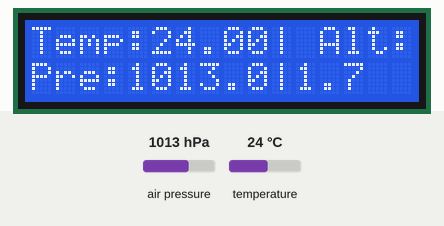
Simulated run of this sketch. Board: Arduino Uno, built with avr-gcc and run on an emulated ATmega328P. Shown: 16×2 character LCD. Inputs (shaded band) come from the test bench; at power-on: air pressure 1013 hPa, temperature 24 °C. EEPROM starts erased.

Above: at 2.2 s.
2.3 s: air pressure set to 952 hPa
At 4.4 s:
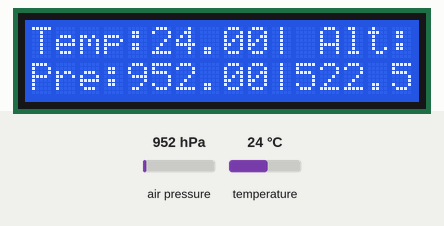
4.7 s: temperature set to 12 °C
At 6.5 s:
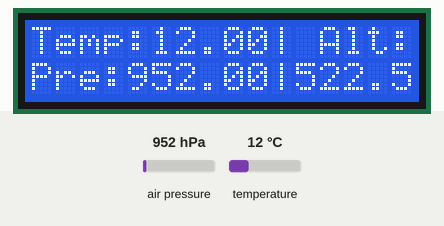
6.8 s: air pressure set to 975 hPa
At 8.6 s:
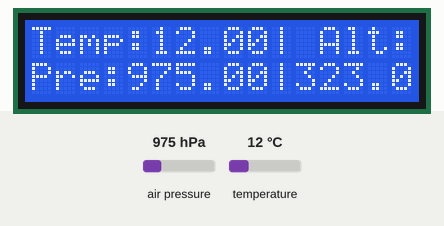
9.0 s: temperature set to 19 °C
At 10.7 s:
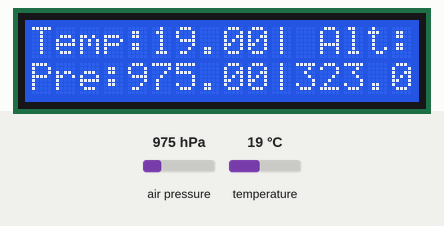
Timing chart, 0 to 12.1 s (numbered marks = the images above; inputs shaded):
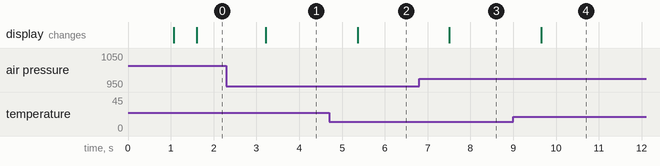

Measured:
- after the input at 2.3 s, the display: changes after 0.92 s (image 1)
- after the input at 4.7 s, the display: changes after 0.66 s (image 2)
- after the input at 6.8 s, the display: changes after 0.71 s (image 3)
- after the input at 9.0 s, the display: changes after 0.65 s (image 4)

The sketch:

BMP180_V1.5_20170713.ino
```cpp
//20170713,Mobile Weather Station,by Hou Wenxuan
//Under CC BY-SA 3.0 CN
//V1.3_BETA
//          :)
/*
  Any Arduino pins labeled:  SDA  SCL
  Uno, Redboard, Pro:        A4   A5
  Mega2560, Due:             20   21
  Leonardo:                   2    3
*/
//#include <Wire.h>

#include <SFE_BMP180.h>
#include <EEPROM.h>
#include <LiquidCrystal.h>

#define C_TIME 500 //Cycle Time in Loop

SFE_BMP180 pressure;
LiquidCrystal lcd(12, 11, 5, 4, 3, 2);

int addr = 0;
double T[119];
int addrT = 0;

void setup() {

  //int n; //just a number :)

  /*Serial.begin(9600);
    Serial.println("BOOTing~");
    if (pressure.begin())//Try to boot BMP180
    Serial.println("BMP180 init success");
    else
    {
    Serial.println("BMP180 init fail (disconnected?)\n\n");
    while (1); // Pause forever.
    }*/

  if (!pressure.begin()) {
    while (1);
  }

  if (EEPROM.read(0) == 0) {  //EEPROM(0)==0 means no data in it,or means the next available ADDR..
    addr = 1;
  }
  else {
    addr = EEPROM.read(0);
  }

  for (int num = 0; num < 119; ++num) {//Clear thr Array
    T[num] = 0;
  }

  lcd.begin(16, 2);
  lcd.print("Boot Succeeded.");
  lcd.setCursor(0, 1);
  lcd.print(" -By Hou Wenxuan");
  delay(1000);

  lcd.clear();

  lcd.setCursor(0, 0);
  lcd.print("Temp:");//6,0

  lcd.setCursor(10, 0);
  lcd.print("|");

  lcd.setCursor(10, 1);
  lcd.print("|");

  //lcd.setCursor(13,0);
  lcd.setCursor(12, 0);
  lcd.print("Alt:");//4,1

  lcd.setCursor(0, 1);
  lcd.print("Pre:");//9,1
}

void loop() {
  char stat;
  double Temp, P, alt;//温度、气压、已知海平面气压计算的高度
  double p0 = 1013.2;//Sea Level Pressure
  double max_Temp = 0.0;
  int addrTT;//For "for"

  stat = pressure.startTemperature();//Getting T,P,Alt
  delay(stat);
  stat = pressure.getTemperature(Temp);
  delay(stat);
  stat = pressure.startPressure(3);
  delay(stat);
  stat = pressure.getPressure(P, Temp);
  alt = pressure.altitude(P, p0);

  /*
    Serial.print(Temp, 2);
    Serial.print("     ");
    Serial.print(P, 2);
    Serial.print("     ");
    Serial.println(alt, 2);*/

  delay(C_TIME);//Or it will be too fast to read

  lcd.setCursor(5, 0);
  lcd.print(Temp, 2);

  lcd.setCursor(11, 1);
  lcd.print(alt, 1);

  lcd.setCursor(4, 1);
  lcd.print(P, 2);

  lcd.setCursor(10, 1);
  lcd.print("|");


  T[addrT] = Temp;

  //DEBUGGING
  //Serial.print (T[addrT]);
  //Serial.print("       ");
  //Serial.println(addrT);

  addrT++;

  if (addrT == 119) {
    for (addrTT = 0; addrTT < 119; ++addrTT) {
      if (max_Temp < T[addrTT]) {
        max_Temp = T[addrTT];
      }
    }
    addrT = 0;
    EEPROM.write(addr, max_Temp);
    addr++;
  }
  EEPROM.write(0, addr);
  if (addr == EEPROM.length()) {
    addr = 1;
  }

  //DEBUGGING
  //Serial.print (EEPROM.read(addr));
  //Serial.print ("                ");
  //Serial.println(addr);

}
```
